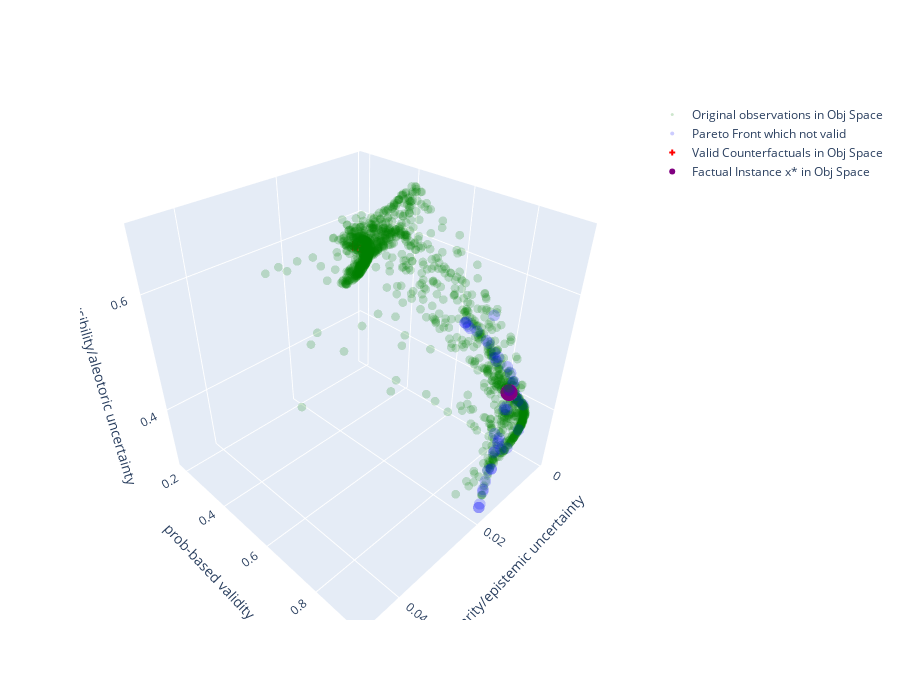

Here is the notebook cell this chart was saved with:
### Code cell
import plotly.graph_objects as go

F_X = problem.evaluate(X)

fig = go.Figure()

fig.add_trace(go.Scatter3d(
    x=problem.evaluate(X)[:,1], y=problem.evaluate(X)[:,0], z=problem.evaluate(X)[:,3],
    mode='markers',
    marker=dict(color='green', size=3, opacity=0.2),
    name='Original observations in Obj Space'
))

fig.add_trace(go.Scatter3d(
    x=not_valided_F_mmo[:,1], y=not_valided_F_mmo[:,0], z=not_valided_F_mmo[:,3],
    mode='markers',
    marker=dict(color='blue', size=4, opacity=0.2),
    name='Pareto Front which not valid'
))

fig.add_trace(go.Scatter3d(
    x=valided_F_mmo[:,1], y=valided_F_mmo[:,0], z=valided_F_mmo[:,3],
    mode='markers',
    marker=dict(color='red', size=5, symbol='cross'),
    name='Valid Counterfactuals in Obj Space'
))


# add the fixed x_star point
fig.add_trace(go.Scatter3d(
    x=[problem.evaluate(x_star.detach().cpu().numpy().astype(np.float32))[1]],
    y=[problem.evaluate(x_star.detach().cpu().numpy().astype(np.float32))[0]],
    z=[problem.evaluate(x_star.detach().cpu().numpy().astype(np.float32))[3]],
    mode='markers',
    marker=dict(color='purple', size=6),
    name='Factual Instance x* in Obj Space'
))

fig.update_layout(
    scene=dict(
        xaxis_title='similarity/epistemic uncertainty',
        yaxis_title='prob-based validity',
        zaxis_title='plausibility/aleotoric uncertainty'
    ),
    width=900, height=700
)

fig.show()

# 可选：保存成可交互 html
fig.write_html("pareto_front_3d.html")

### Figure 1 — Plotly figure (JSON) as saved in the notebook; plotly's stock layout.template omitted (floating-point values rounded to 4 significant figures; data arrays with more than 128 entries replaced by an {"elided": "..."} marker saying what was removed)
{"data": [{"marker": {"color": "green", "opacity": 0.2, "size": 3}, "mode": "markers", "name": "Original observations in Obj Space", "type": "scatter3d", "x": {"elided": "1500 float values"}, "y": {"elided": "1500 float values"}, "z": {"elided": "1500 float values"}}, {"marker": {"color": "blue", "opacity": 0.2, "size": 4}, "mode": "markers", "name": "Pareto Front which not valid", "type": "scatter3d", "x": [0.0008841, 0.007747, 0.01778, 0.01778, 0.006956, 0.007621, 0.008898, 0.004207, 0.003808, 0.01551, 0.01214, 0.009842, 0.01628, 0.005467, 0.01457, 0.01051, 0.004441, 0.002665, 0.0127, 0.00437, 0.002481, 0.008511, 0.006412, 0.01148, 0.01103, 0.002327, 0.001971, 0.003167, 0.009153, 0.006041, 0.003508, 0.01365, 0.001386, 0.006945, 0.005042, 0.008502, 0.01365, 0.01745, 0.01239, 0.002521, 0.005359, 0.01007, 0.01128, 0.01645], "y": [0.8704, 0.8787, 0.935, 0.935, 0.6992, 0.8766, 0.8845, 0.757, 0.7776, 0.9215, 0.8951, 0.7365, 0.9255, 0.7264, 0.9154, 0.9078, 0.751, 0.8359, 0.907, 0.7933, 0.8127, 0.9086, 0.7135, 0.9037, 0.9014, 0.8253, 0.8528, 0.845, 0.8854, 0.7803, 0.7881, 0.9163, 0.8559, 0.6998, 0.7918, 0.8872, 0.9163, 0.9333, 0.9065, 0.8415, 0.9082, 0.7448, 0.9026, 0.9266], "z": [0.3911, 0.4479, 0.2971, 0.2971, 0.5252, 0.4535, 0.4304, 0.4921, 0.4778, 0.3331, 0.3996, 0.5459, 0.3222, 0.5111, 0.3473, 0.3643, 0.4959, 0.4171, 0.3695, 0.469, 0.4554, 0.3554, 0.5163, 0.3802, 0.3867, 0.4464, 0.4094, 0.4359, 0.4275, 0.5523, 0.4715, 0.3451, 0.3965, 0.5248, 0.4777, 0.4239, 0.3451, 0.3017, 0.3715, 0.4359, 0.3751, 0.5414, 0.3834, 0.3192]}, {"marker": {"color": "red", "size": 5, "symbol": "cross"}, "mode": "markers", "name": "Valid Counterfactuals in Obj Space", "type": "scatter3d", "x": [0.002164, 0.002412, 0.005822, 0.003399, 0.001724, 0.004746], "y": [0.2119, 0.2298, 0.2274, 0.2392, 0.2201, 0.2321], "z": [0.5399, 0.5269, 0.5638, 0.5602, 0.5294, 0.5613]}, {"marker": {"color": "purple", "size": 6}, "mode": "markers", "name": "Factual Instance x* in Obj Space", "type": "scatter3d", "x": [0.007711], "y": [0.878], "z": [0.45]}], "layout": {"height": 700, "scene": {"xaxis": {"title": {"text": "similarity/epistemic uncertainty"}}, "yaxis": {"title": {"text": "prob-based validity"}}, "zaxis": {"title": {"text": "plausibility/aleotoric uncertainty"}}}, "width": 900}}
